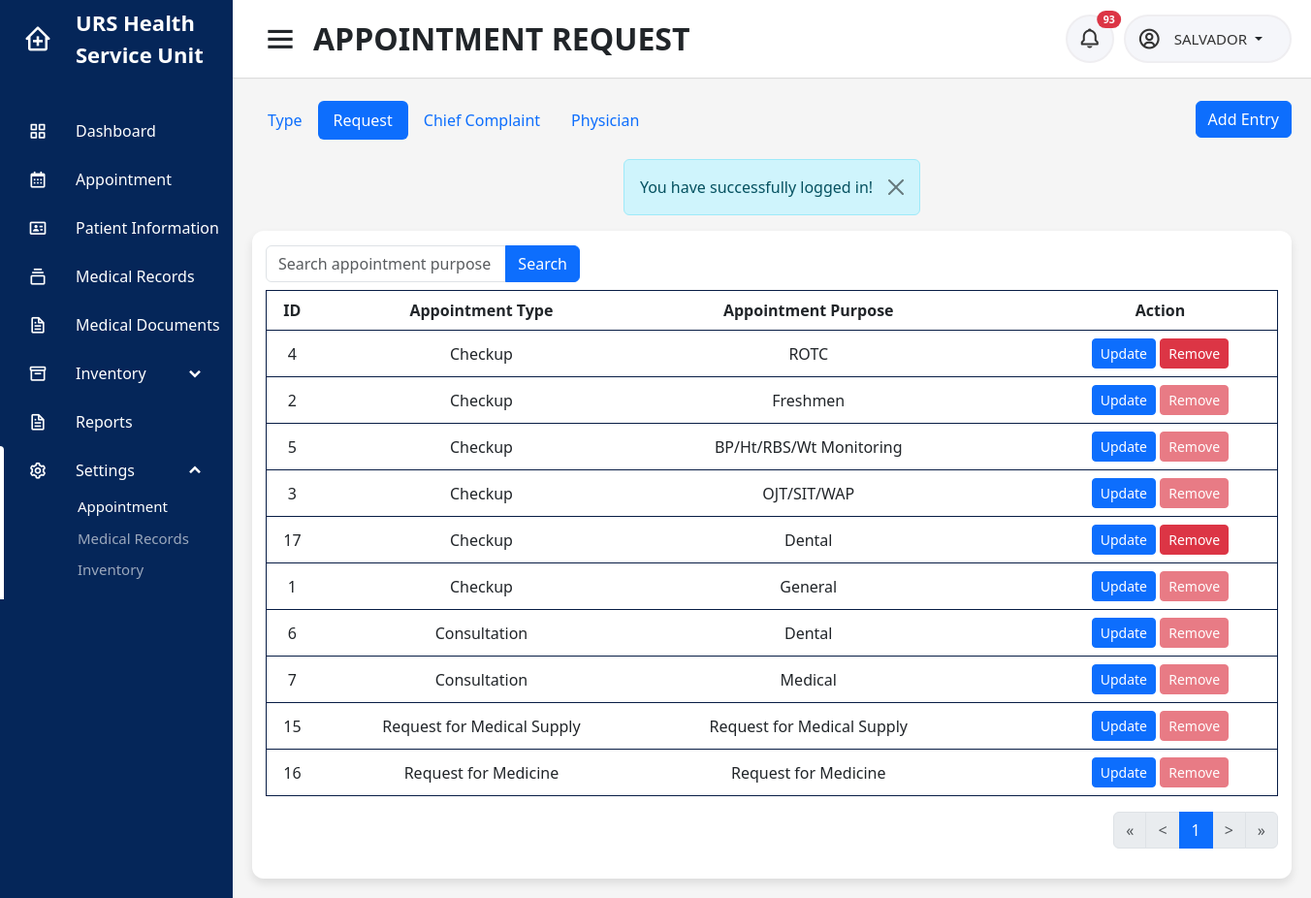
Screenshot of /users/nurse/apppurpose_set.php (signed in) with the database file from the repository.
### tables this page shows
CREATE TABLE `appointment_purpose` (
  `id` int(11) NOT NULL,
  `type` int(11) NOT NULL,
  `purpose` varchar(45) NOT NULL
);

CREATE TABLE `appointment_type` (
  `id` int(11) NOT NULL,
  `type` varchar(45) NOT NULL
);

### users/nurse/modals/update_apppurpose_set_modal.php (called while the page is built, shortened)
<?php
include('connection.php');
$sql = "SELECT * FROM appointment_type ORDER BY type";
$result = mysqli_query($conn, $sql);
?>

### users/nurse/apppurpose_set.php (the view, shortened to what this page needs)
<?php
include('../../connection.php');
$userid = $_SESSION['userid'];
$name = $_SESSION['username'];
$campus = $_SESSION['campus'];
if (isset($_GET['apppurpose'])) {
    $apppurpose = isset($_GET['apppurpose']) ? $_GET['apppurpose'] : '';
    $whereClause = "";
    if ($apppurpose !== '') {
        $whereClause .= " WHERE purpose LIKE '%$apppurpose%'";
    }
    $sql_count = "SELECT COUNT(*) AS total_rows FROM appointment_purpose p INNER JOIN appointment_type t ON t.id=p.type $whereClause ORDER BY t.type";
} else {
    $sql_count = "SELECT COUNT(*) AS total_rows FROM appointment_purpose p INNER JOIN appointment_type t ON t.id=p.type ORDER BY t.type";
}
$count_result = $conn->query($sql_count);
if ($count_result) {
    $count_row = $count_result->fetch_assoc();
    $nr_of_rows = $count_row['total_rows'];
} else {
    echo "Error: " . $conn->error;
}
$rows_per_page = 10;
$page = isset($_GET['page']) ? $_GET['page'] : 1;
$start = ($page - 1) * $rows_per_page;
$pages = ceil($nr_of_rows / $rows_per_page);
$previous = $page - 1;
$next = $page + 1;
$start_loop = $page > 2 ? $page - 2 : 1;
$end_loop = $page < $pages - 2 ? $page + 2 : $pages;
?>
<!DOCTYPE html>
<html lang="en" dir="ltr">
<head>
    <?php include('../../includes/header.php'); ?>
</head>
<body id="<?php echo $id ?>">
    <?php include('../../includes/sidebar.php') ?>
    <section class="home-section">
        <nav>
            <div class="sidebar-button">
                <i class='bx bx-menu sidebarBtn'></i>
                <span class="dashboard">APPOINTMENT REQUEST</span>
            </div>
            <div class="right-nav">
                <div class="notification-button">
                    <button type="button" class="btn btn-sm position-relative" onclick="window.location.href = 'notification'">
                        <i class='bx bx-bell'></i>
                        <?php
                        $sql = "SELECT au.id, au.user, au.campus, au.activity, au.datetime, au.status, ac.firstname, ac.middlename, ac.lastname, ac.campus, i.image FROM audit_trail au INNER JOIN account ac ON ac.accountid = au.user INNER JOIN patient_image i ON i.patient_id = au.user WHERE ((au.activity LIKE '%added a walk-in schedule%' AND au.activity LIKE '%$campus%') OR (au.activity LIKE '%cancelled a walk-in schedule%' AND au.activity LIKE '%$campus%') OR au.activity LIKE 'sent%' OR au.activity LIKE 'cancelled%' OR au.activity LIKE 'uploaded medical document%' OR au.activity LIKE '%expired%') AND au.status='unread' AND au.user != '$userid' ORDER BY au.datetime DESC";
                        $result = mysqli_query($conn, $sql);
                        if ($row = mysqli_num_rows($result)) {
                        ?>
                            <span class="position-absolute top-0 start-100 translate-middle badge rounded-pill bg-danger">
                                <?= $row ?>
                            </span>
                        <?php
                        }
                        ?>
                    </button>
                </div>
                <div class="profile-details">
                    <i class='bx bx-user-circle'></i>
                    <div class="dropdown">
                        <a class="btn dropdown-toggle" href="#" role="button" data-bs-toggle="dropdown" aria-expanded="false">
                            <span class="admin_name">
                                <?php
                                echo $name ?>
                            </span>
                        </a>
                    </div>
                </div>
            </div>
        </nav>
        <div class="home-content">
            <div class="overview-boxes">
                <div class="inv-tabs">
                    <div class="tabs">
                        <ul class="nav nav-pills">
                            <li class="nav-item">
                                <a class="nav-link" href="apptype_set">Type</a>
                            </li>
                            <li class="nav-item">
                                <a class="nav-link active" aria-current="page" href="#">Request</a>
                            </li>
                            <li class="nav-item">
                                <a class="nav-link" href="appcc_set">Chief Complaint</a>
                            </li>
                            <li class="nav-item">
                                <a class="nav-link" href="appphysician_set">Physician</a>
                            </li>
                        </ul>
                    </div>
                    <div>
                        <button type="button" class="btn btn-primary" data-bs-toggle="modal" data-bs-target="#apppurpose_set">Add Entry</button>
                        <?php include('modals/apppurpose_set_modal.php'); ?>
                    </div>
                </div>
                <?php
                include('../../includes/alert.php')
                ?>
                <div class="content">
                    <div class="row">
                        <div class="row">
                            <div class="col-md-4">
                                <form action="" method="get">
                                    <div class="row">
                                        <div class="col-md-12 mb-2">
                                            <div class="input-group">
                                                <input type="text" name="apppurpose" value="<?= isset($_GET['apppurpose']) == true ? $_GET['apppurpose'] : '' ?>" class="form-control" placeholder="Search appointment purpose">
                                                <button type="submit" class="btn btn-primary">Search</button>
                                            </div>
                                        </div>
                                    </div>
                                </form>
                            </div>
                        </div>
                        <div class="col-sm-12">
                            <div class="table-responsive">
                                <table class="table">
                                    <thead class="head">
                                        <tr>
                                            <th>ID</th>
                                            <th>Appointment Type</th>
                                            <th>Appointment Purpose</th>
                                            <th></th>
                                            <th></th>
                                            <th></th>
                                            <th>Action</th>
                                    </thead>
                                    <tbody>
                                        <?php
                                        if (isset($_GET['apppurpose']) && $_GET['apppurpose'] != '') {
                                            $apppurpose = $_GET['apppurpose'];
                                            $count = 1;
                                            $sql = "SELECT p.id, t.type, p.purpose FROM appointment_purpose p INNER JOIN appointment_type t ON t.id=p.type WHERE purpose LIKE '%$apppurpose%' ORDER BY t.type LIMIT $start, $rows_per_page";
                                            $result = mysqli_query($conn, $sql);
                                        } else {
                                            $sql = "SELECT p.id, t.type, p.purpose FROM appointment_purpose p INNER JOIN appointment_type t ON t.id=p.type ORDER BY t.type LIMIT $start, $rows_per_page";
                                            $result = mysqli_query($conn, $sql);
                                        }
                                        if ($result) {
                                            if (mysqli_num_rows($result) > 0) {
                                                foreach ($result as $data) { ?>
                                                    <tr>
                                                        <td><?php echo $purpose = $data['id'] ?></td>
                                                        <td><?php echo $data['type']; ?></td>
                                                        <td><?php echo $data['purpose']; ?></td>
                                                        <td></td>
                                                        <td></td>
                                                        <td></td>
                                                        <td>
                                                            <button type="button" class="btn btn-primary btn-sm" data-bs-toggle="modal" data-bs-target="#updateapppurpose_set<?php echo $data['id']; ?>">Update</button>
                                                            <?php
                                                            $sql = "SELECT purpose FROM appointment WHERE purpose LIKE '%$purpose%'";
                                                            $result = mysqli_query($conn, $sql);
                                                            if (mysqli_num_rows($result) > 0) { ?>
                                                                <button type="button" class="btn btn-danger btn-sm" data-bs-toggle="modal" data-bs-target="#removeapppurpose_set<?php echo $data['id']; ?>" disabled>Remove</button>
                                                            <?php } else { ?>
                                                                <button type="button" class="btn btn-danger btn-sm" data-bs-toggle="modal" data-bs-target="#removeapppurpose_set<?php echo $data['id'] ?>">Remove</button>
                                                            <?php } ?>
                                                        </td>
                                                    </tr>
                                                <?php
                                                    include('modals/update_apppurpose_set_modal.php');
                                                }
                                            }
                                        }
                                        ?>
                                    </tbody>
                                </table>
                                <ul class="pagination justify-content-end">
                                    <?php
                                    if (mysqli_num_rows($result) > 0) : ?>
                                        <li class="page-item <?= $page == 1 ? 'disabled' : ''; ?>">
                                            <a class="page-link" href="?<?= isset($_GET['apppurpose']) ? 'apppurpose=' . $_GET['apppurpose'] . '&' : '' ?>page=<?= 1; ?>">&laquo;</a>
                                        </li>
                                        <li class="page-item <?php echo $page == 1 ? 'disabled' : ''; ?>">
                                            <a class="page-link" href="?<?= isset($_GET['apppurpose']) ? 'apppurpose=' . $_GET['apppurpose'] . '&' : '' ?>page=<?= $previous; ?>">&lt;</a>
                                        </li>
                                        <?php for ($i = $start_loop; $i <= $end_loop; $i++) : ?>
                                            <li class="page-item <?php echo $page == $i ? 'active' : ''; ?>">
                                                <a class="page-link" href="?<?= isset($_GET['apppurpose']) ? 'apppurpose=' . $_GET['apppurpose'] . '&' : '' ?>page=<?= $i; ?>"><?= $i; ?></a>
                                            </li>
                                        <?php endfor; ?>
                                        <li class="page-item <?php echo $page == $pages ? 'disabled' : ''; ?>">
                                            <a class="page-link" href="?<?= isset($_GET['apppurpose']) ? 'apppurpose=' . $_GET['apppurpose'] . '&' : '' ?>page=<?= $next; ?>">&gt;</a>
                                        </li>
                                        <li class="page-item <?php echo $page == $pages ? 'disabled' : ''; ?>">
                                            <a class="page-link" href="?<?= isset($_GET['apppurpose']) ? 'apppurpose=' . $_GET['apppurpose'] . '&' : '' ?>page=<?= $pages; ?>">&raquo;</a>
                                        </li>
                                    <?php endif; ?>
                                </ul>
                            </div>
                        </div>
                    </div>
                </div>
            </div>
        </div>
    </section>
</body>
</html>

### css/dashboard.css (style rules this page uses)
.home-section { position: relative; background: #f5f5f5; min-height: 100vh; width: calc(100% - 240px); left: 240px; transition: all 0.5s ease; }
.home-section nav { display: flex; justify-content: space-between; height: 80px; background: #fff; align-items: center; position: fixed; width: calc(100% - 240px); left: 240px; z-index: 100; padding: 0 20px 0 30px; box-shadow: 0 1px 1px rgba(0, 0, 0, 0.1); transition: all 0.5s ease; }
.home-section nav .sidebar-button { display: flex; align-items: center; font-size: 32px; font-weight: 600; }
nav .sidebar-button i { font-size: 38px; margin-right: 15px; }
.home-section .right-nav { display: flex; }
.home-section .profile-details { display: flex; align-items: center; background: #f5f6fa; border: 2px solid #efeef1; border-radius: 50px; height: 50px; padding: 0 15px 0 2px; margin-left: 10px; }
.home-section nav .notification-button { display: flex; align-items: center; justify-content: center; background: #f5f6fa; border: 2px solid #efeef1; border-radius: 50px; height: 50px; min-width: 50px; }
nav .notification-button i { font-size: 24px; color: #333; }
.home-section nav .notification-button button { display: flex; justify-content: center; align-items: center; height: 42px; min-width: 30px; border-radius: 50%; }
nav .profile-details .admin_name { font-size: 15px; font-weight: 500; color: #333; white-space: nowrap; }
nav .profile-details i { font-size: 25px; color: #333; padding-left: 10px; }
.home-section .home-content { position: relative; justify-content: center; padding-top: 104px; }
.home-content .overview-boxes { display: flex; align-items: center; justify-content: space-between; flex-wrap: wrap; padding: 0 20px; }
.home-content .overview-boxes .content { margin-bottom: 20px; width: 100%; background: #fff; padding: 15px 14px; border-radius: 12px; box-shadow: 0 5px 10px rgba(0, 0, 0, 0.1); }
.home-content .table-inv tr, td, th { border: none; padding: 8px; text-align: center; }
.home-content table { border-collapse: collapse; width: 100%; vertical-align: middle; }
.head { background-color: #081d45; color: white; }
.home-content tr, td, th { border: 1px solid #081d45; padding: 8px; text-align: center; }
:root { --Red: hsl(1, 90%, 64%); --Blue: hsl(219, 85%, 26%); --White: hsl(0, 0%, 100%); --Very-light-grayish-blue: hsl(210, 60%, 98%); --Light-grayish-blue-1: hsl(211, 68%, 94%); --Light-grayish-blue-2: hsl(205, 33%, 90%); --Grayish-blue: hsl(219, 14%, 63%); --Dark-grayish-blue: hsl(219, 12%, 42%); --Very-dark-blue: hsl(224, 21%, 14%); }
.inv-tabs { display: flex; justify-content: space-between; width: 100%; margin-bottom: 20px; }

### rows the page displays
appointment_purpose: id "4", type.type "Checkup", purpose "ROTC"
appointment_purpose: id "2", type.type "Checkup", purpose "Freshmen"
appointment_purpose: id "5", type.type "Checkup", purpose "BP/Ht/RBS/Wt Monitoring"
appointment_purpose: id "3", type.type "Checkup", purpose "OJT/SIT/WAP"
appointment_purpose: id "17", type.type "Checkup", purpose "Dental"
appointment_purpose: id "1", type.type "Checkup", purpose "General"
appointment_purpose: id "6", type.type "Consultation", purpose "Dental"
appointment_purpose: id "7", type.type "Consultation", purpose "Medical"
appointment_purpose: id "15", type.type "Request for Medical Supply", purpose "Request for Medical Supply"
appointment_purpose: id "16", type.type "Request for Medicine", purpose "Request for Medicine"

### other values shown
$row "93"
$name "SALVADOR"
$_SESSION['alert'] "You have successfully logged in!"
